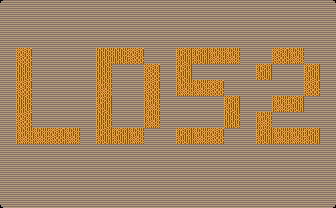

A level layout from a 2D game, rendered from its tile map. Below: a short description, then the map file with its tile-grid data intact:
An orthogonal 21x13 tile map with 16x16 px tiles, 2 tile layers (bg, wheat) and 5 objects (4x Fire, Comb).

<map version="1.9" tiledversion="1.9.2" orientation="orthogonal" renderorder="right-down" width="21" height="13" tilewidth="16" tileheight="16" infinite="0" nextlayerid="4" nextobjectid="6">
 <tileset firstgid="1" source="tiles.tsx" />
 <layer id="1" name="bg" width="21" height="13">
  <data encoding="csv">
5,11,11,11,11,11,11,11,11,11,11,11,11,11,11,11,11,11,11,11,6,
11,11,11,11,11,11,11,11,11,11,11,11,11,11,11,11,11,11,11,11,11,
11,11,11,11,11,11,11,11,11,11,11,11,11,11,11,11,11,11,11,11,11,
11,11,11,11,11,11,11,11,11,11,11,11,11,11,11,11,11,11,11,11,11,
11,11,11,11,11,11,11,11,11,11,11,11,11,11,11,11,11,11,11,11,11,
11,11,11,11,11,11,11,11,11,11,11,11,11,11,11,11,11,11,11,11,11,
11,11,11,11,11,11,11,11,11,11,11,11,11,11,11,11,11,11,11,11,11,
11,11,11,11,11,11,11,11,11,11,11,11,11,11,11,11,11,11,11,11,11,
11,11,11,11,11,11,11,11,11,11,11,11,11,11,11,11,11,11,11,11,11,
11,11,11,11,11,11,11,11,11,11,11,11,11,11,11,11,11,11,11,11,11,
11,11,11,11,11,11,11,11,11,11,11,11,11,11,11,11,11,11,11,11,11,
11,11,11,11,11,11,11,11,11,11,11,11,11,11,11,11,11,11,11,11,11,
9,11,11,11,11,11,11,11,11,11,11,11,11,11,11,11,11,11,11,11,10
</data>
 </layer>
 <layer id="2" name="wheat" width="21" height="13">
  <data encoding="csv">
0,0,0,0,0,0,0,0,0,0,0,0,0,0,0,0,0,0,0,0,0,
0,0,0,0,0,0,0,0,0,0,0,0,0,0,0,0,0,0,0,0,0,
0,0,0,0,0,0,0,0,0,0,0,0,0,0,0,0,0,0,0,0,0,
0,1,0,0,0,0,4,4,1,0,0,2,2,3,3,0,0,1,3,0,0,
0,4,0,0,0,0,4,0,0,1,0,2,0,0,0,0,2,0,0,2,0,
0,1,0,0,0,0,3,0,0,1,0,3,3,1,0,0,0,0,0,1,0,
0,4,0,0,0,0,2,0,0,3,0,0,0,0,2,0,0,3,2,0,0,
0,1,0,0,0,0,4,0,0,3,0,0,0,0,4,0,3,0,0,0,0,
0,3,3,1,3,0,2,2,3,0,0,2,3,1,0,0,2,3,3,2,0,
0,0,0,0,0,0,0,0,0,0,0,0,0,0,0,0,0,0,0,0,0,
0,0,0,0,0,0,0,0,0,0,0,0,0,0,0,0,0,0,0,0,0,
0,0,0,0,0,0,0,0,0,0,0,0,0,0,0,0,0,0,0,0,0,
0,0,0,0,0,0,0,0,0,0,0,0,0,0,0,0,0,0,0,0,0
</data>
 </layer>
 <objectgroup id="3" name="obj">
  <object id="1" name="Comb" class="Comb" x="168" y="168" width="16" height="16" />
  <object id="2" name="Fire" class="Fire" x="16" y="128" width="16" height="16" />
  <object id="3" name="Fire" class="Fire" x="96" y="128" width="16" height="16" />
  <object id="4" name="Fire" class="Fire" x="208" y="128" width="16" height="16" />
  <object id="5" name="Fire" class="Fire" x="304" y="128" width="16" height="16" />
 </objectgroup>
</map>